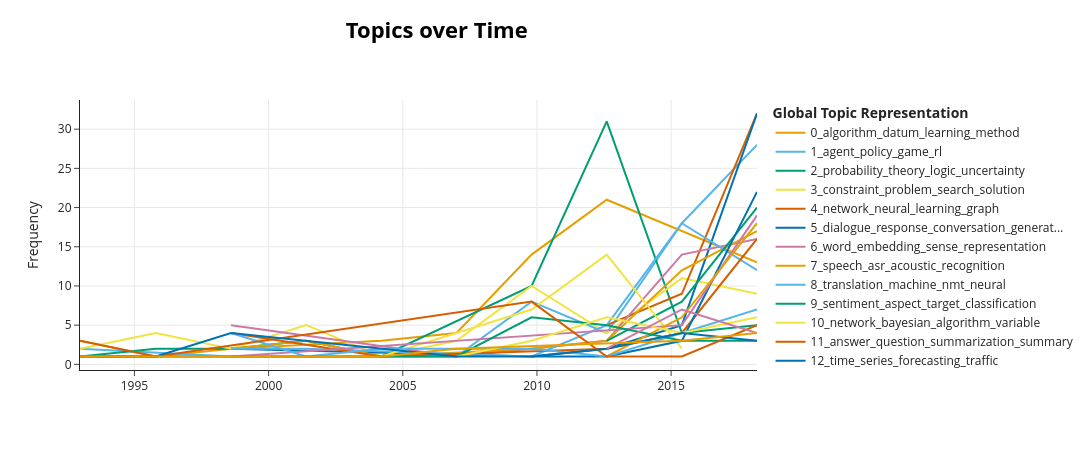

Notebook code for this chart:
### Markdown cell above
Topics Over Time

### Code cell
topics_over_time = topic_model.topics_over_time(
    docs,
    years,
    topics,
    nr_bins=10
)

topic_model.visualize_topics_over_time(topics_over_time)

### Figure 1 — Plotly figure (JSON) as saved in the notebook; plotly's stock layout.template omitted (floating-point values rounded to 4 significant figures)
{"data": [{"hoverinfo": "text", "hovertext": ["<b>Topic 0</b><br>Words: icet, tree, algorithm, multiclass, decision", "<b>Topic 0</b><br>Words: locally, statistically, mixture, gaussian, regression", "<b>Topic 0</b><br>Words: classifier, hybrid, comparison, robust, roc", "<b>Topic 0</b><br>Words: bag, condition, object, consider, detailed", "<b>Topic 0</b><br>Words: matrix, projection, datum, anomaly, distance", "<b>Topic 0</b><br>Words: algorithm, problem, metric, learning, learn", "<b>Topic 0</b><br>Words: method, datum, learning, metric, class", "<b>Topic 0</b><br>Words: datum, algorithm, learning, fairness, problem", "<b>Topic 0</b><br>Words: classification, algorithm, datum, classifier, cluster"], "marker": {"color": "#E69F00"}, "mode": "lines", "name": "0_algorithm_datum_learning_method", "type": "scatter", "x": [1993.0, 1996.0, 1999.0, 2004.0, 2007.0, 2010.0, 2013.0, 2015.0, 2018.0], "y": [3, 1, 2, 3, 4, 14, 21, 17, 13]}, {"hoverinfo": "text", "hovertext": ["<b>Topic 1</b><br>Words: load, game, othello, logistic, agent", "<b>Topic 1</b><br>Words: karttunen, finite, prince, syllabification, smolensky", "<b>Topic 1</b><br>Words: prl, macro, plannable, rl, action", "<b>Topic 1</b><br>Words: td, gradient, ilstd, function, descent", "<b>Topic 1</b><br>Words: game, strategy, mathematical, rain, kallah", "<b>Topic 1</b><br>Words: policy, value, control, function, game", "<b>Topic 1</b><br>Words: game, starting, player, position, policy", "<b>Topic 1</b><br>Words: agent, game, policy, rl, exploration", "<b>Topic 1</b><br>Words: agent, policy, game, rl, reinforcement"], "marker": {"color": "#56B4E9"}, "mode": "lines", "name": "1_agent_policy_game_rl", "type": "scatter", "x": [1993.0, 1999.0, 2001.0, 2004.0, 2007.0, 2010.0, 2013.0, 2015.0, 2018.0], "y": [2, 1, 1, 1, 1, 8, 4, 18, 28]}, {"hoverinfo": "text", "hovertext": ["<b>Topic 2</b><br>Words: entropy, kb, world, unary, phi", "<b>Topic 2</b><br>Words: order, likelihood, world, relative, decomposable", "<b>Topic 2</b><br>Words: logic, computer, kolmogorov, complexity, entailment", "<b>Topic 2</b><br>Words: operation, revision, postulate, gpt, theory", "<b>Topic 2</b><br>Words: belief, conditioning, revision, bcrs, rule", "<b>Topic 2</b><br>Words: logic, probabilistic, inference, order, probability", "<b>Topic 2</b><br>Words: probability, theory, uncertainty, probabilistic, logic", "<b>Topic 2</b><br>Words: max, judgment, agenda, inference, privacy", "<b>Topic 2</b><br>Words: uncertainty, integration, mi, wmi, inference"], "marker": {"color": "#009E73"}, "mode": "lines", "name": "2_probability_theory_logic_uncertainty", "type": "scatter", "x": [1993.0, 1996.0, 1999.0, 2001.0, 2004.0, 2010.0, 2013.0, 2015.0, 2018.0], "y": [1, 2, 2, 3, 1, 10, 31, 4, 5]}, {"hoverinfo": "text", "hovertext": ["<b>Topic 3</b><br>Words: constraint, property, search, gsat, hill", "<b>Topic 3</b><br>Words: search, local, minima, constraint, problem", "<b>Topic 3</b><br>Words: aclp, constraint, abductive, clp, formulation", "<b>Topic 3</b><br>Words: fis, constraint, fuzzy, export, subproblem", "<b>Topic 3</b><br>Words: qsr, constraint, approach, variable, relation", "<b>Topic 3</b><br>Words: symmetry, constraint, break, search, automata", "<b>Topic 3</b><br>Words: constraint, problem, soft, asp, partition", "<b>Topic 3</b><br>Words: wasp, asp, limid, evaluation, competition", "<b>Topic 3</b><br>Words: problem, constraint, cbs, solution, search", "<b>Topic 3</b><br>Words: constraint, problem, encoding, normalization, algorithm"], "marker": {"color": "#F0E442"}, "mode": "lines", "name": "3_constraint_problem_search_solution", "type": "scatter", "x": [1993.0, 1996.0, 1999.0, 2001.0, 2004.0, 2007.0, 2010.0, 2013.0, 2015.0, 2018.0], "y": [2, 4, 2, 5, 1, 3, 10, 4, 11, 9]}, {"hoverinfo": "text", "hovertext": ["<b>Topic 4</b><br>Words: network, asgd, neural, gate, image", "<b>Topic 4</b><br>Words: network, neural, deep, cnn, sgd", "<b>Topic 4</b><br>Words: network, graph, learning, gradient, deep"], "marker": {"color": "#D55E00"}, "mode": "lines", "name": "4_network_neural_learning_graph", "type": "scatter", "x": [2013.0, 2015.0, 2018.0], "y": [5, 9, 32]}, {"hoverinfo": "text", "hovertext": ["<b>Topic 5</b><br>Words: output, dialogue, meta, describe, transform", "<b>Topic 5</b><br>Words: multimodal, reference, user, conversational, cognitive", "<b>Topic 5</b><br>Words: lvms, regularizer, diversity, nn, angular", "<b>Topic 5</b><br>Words: response, dialogue, topic, memory, generation", "<b>Topic 5</b><br>Words: dialogue, response, conversation, generation, human"], "marker": {"color": "#0072B2"}, "mode": "lines", "name": "5_dialogue_response_conversation_generat...", "type": "scatter", "x": [1999.0, 2010.0, 2013.0, 2015.0, 2018.0], "y": [2, 1, 2, 5, 32]}, {"hoverinfo": "text", "hovertext": ["<b>Topic 6</b><br>Words: sense, word, disambiguation, verb, topic", "<b>Topic 6</b><br>Words: synonym, dictionary, word, synonyms, sens", "<b>Topic 6</b><br>Words: lda, bp, topic, measure, word", "<b>Topic 6</b><br>Words: word, concept, msa, representation, semantic", "<b>Topic 6</b><br>Words: word, embedding, vector, semantic, sense", "<b>Topic 6</b><br>Words: word, embedding, representation, sense, semantic"], "marker": {"color": "#CC79A7"}, "mode": "lines", "name": "6_word_embedding_sense_representation", "type": "scatter", "x": [1999.0, 2007.0, 2010.0, 2013.0, 2015.0, 2018.0], "y": [5, 1, 2, 3, 14, 16]}, {"hoverinfo": "text", "hovertext": ["<b>Topic 7</b><br>Words: phonotactic, intarc, phonological, syllable, speech", "<b>Topic 7</b><br>Words: phonology, computational, transcription, phonological, speak", "<b>Topic 7</b><br>Words: native, error, asr, pronounciation, phoneme", "<b>Topic 7</b><br>Words: ofdm, beamformer, tongue, speech, space", "<b>Topic 7</b><br>Words: coefficient, pattern, acoustic, mfcc, hmm", "<b>Topic 7</b><br>Words: speech, acoustic, asr, sequence, decoder", "<b>Topic 7</b><br>Words: speech, asr, recognition, acoustic, task"], "marker": {"color": "#E69F00"}, "mode": "lines", "name": "7_speech_asr_acoustic_recognition", "type": "scatter", "x": [1999.0, 2001.0, 2004.0, 2010.0, 2013.0, 2015.0, 2018.0], "y": [2, 3, 1, 2, 3, 12, 17]}, {"hoverinfo": "text", "hovertext": ["<b>Topic 8</b><br>Words: translation, ebl, machine, coverage, efficiency", "<b>Topic 8</b><br>Words: translation, algorithm, article, tree, sentence", "<b>Topic 8</b><br>Words: asl, translation, sign, statistical, english", "<b>Topic 8</b><br>Words: translation, monolingual, text, alignment, nmt", "<b>Topic 8</b><br>Words: translation, nmt, machine, neural, english", "<b>Topic 8</b><br>Words: translation, machine, neural, model, nmt"], "marker": {"color": "#56B4E9"}, "mode": "lines", "name": "8_translation_machine_nmt_neural", "type": "scatter", "x": [1999.0, 2001.0, 2010.0, 2013.0, 2015.0, 2018.0], "y": [2, 2, 1, 5, 18, 12]}, {"hoverinfo": "text", "hovertext": ["<b>Topic 9</b><br>Words: twitter, social, medium, sentiment, bot", "<b>Topic 9</b><br>Words: sentiment, stance, target, aspect, left", "<b>Topic 9</b><br>Words: sentiment, aspect, classification, analysis, dataset"], "marker": {"color": "#009E73"}, "mode": "lines", "name": "9_sentiment_aspect_target_classification", "type": "scatter", "x": [2013.0, 2015.0, 2018.0], "y": [3, 8, 20]}, {"hoverinfo": "text", "hovertext": ["<b>Topic 10</b><br>Words: graphical, network, algorithm, bayesian, schemas", "<b>Topic 10</b><br>Words: probability, network, causal, bayesian, factorization", "<b>Topic 10</b><br>Words: tsallis, distribution, boltzmann, gibbs, evolutionary", "<b>Topic 10</b><br>Words: spot, social, homogeneous, interaction, network", "<b>Topic 10</b><br>Words: network, bayesian, variable, graphical, cfgs", "<b>Topic 10</b><br>Words: network, bayesian, belief, algorithm, inference", "<b>Topic 10</b><br>Words: bayesian, bnsl, network, polytope, ip"], "marker": {"color": "#F0E442"}, "mode": "lines", "name": "10_network_bayesian_algorithm_variable", "type": "scatter", "x": [1993.0, 1996.0, 2001.0, 2004.0, 2010.0, 2013.0, 2015.0], "y": [1, 1, 1, 1, 7, 14, 2]}, {"hoverinfo": "text", "hovertext": ["<b>Topic 11</b><br>Words: answer, question, extraction, document, manpage", "<b>Topic 11</b><br>Words: biography, performer, assemble, person, summarization", "<b>Topic 11</b><br>Words: answer, question, task, sentence, difficulty", "<b>Topic 11</b><br>Words: answer, question, watson, dataset, pair", "<b>Topic 11</b><br>Words: answer, question, summarization, summary, document"], "marker": {"color": "#D55E00"}, "mode": "lines", "name": "11_answer_question_summarization_summary", "type": "scatter", "x": [1999.0, 2004.0, 2013.0, 2015.0, 2018.0], "y": [4, 1, 2, 4, 16]}, {"hoverinfo": "text", "hovertext": ["<b>Topic 12</b><br>Words: trajectory, field, vector, cluster, pattern", "<b>Topic 12</b><br>Words: home, energy, load, disaggregate, disaggregation", "<b>Topic 12</b><br>Words: location, trajectory, bike, gps, gois", "<b>Topic 12</b><br>Words: time, series, forecasting, traffic, model"], "marker": {"color": "#0072B2"}, "mode": "lines", "name": "12_time_series_forecasting_traffic", "type": "scatter", "x": [2010.0, 2013.0, 2015.0, 2018.0], "y": [1, 1, 3, 22]}, {"hoverinfo": "text", "hovertext": ["<b>Topic 13</b><br>Words: speedup, entropy, maximum, model, technique", "<b>Topic 13</b><br>Words: model, attention, bert, rnn, vae", "<b>Topic 13</b><br>Words: bert, model, language, pre, train"], "marker": {"color": "#CC79A7"}, "mode": "lines", "name": "13_bert_model_language_train", "type": "scatter", "x": [1999.0, 2015.0, 2018.0], "y": [1, 5, 19]}, {"hoverinfo": "text", "hovertext": ["<b>Topic 14</b><br>Words: ner, entity, name, language, ne", "<b>Topic 14</b><br>Words: entity, relation, link, relational, extraction", "<b>Topic 14</b><br>Words: entity, relation, ner, extraction, task"], "marker": {"color": "#E69F00"}, "mode": "lines", "name": "14_entity_relation_ner_extraction", "type": "scatter", "x": [2013.0, 2015.0, 2018.0], "y": [1, 6, 18]}, {"hoverinfo": "text", "hovertext": ["<b>Topic 15</b><br>Words: parse, grammar, dop, lfg, slm", "<b>Topic 15</b><br>Words: parse, result, strategy, generalize, prefix", "<b>Topic 15</b><br>Words: grammar, treebank, parser, parse, tool", "<b>Topic 15</b><br>Words: confidence, parser, parsing, parse, probabilistic", "<b>Topic 15</b><br>Words: collapse, mwe, parse, ccg, parsing", "<b>Topic 15</b><br>Words: parser, parse, treebank, parsing, dependency", "<b>Topic 15</b><br>Words: treebank, parse, dependency, parser, parsing"], "marker": {"color": "#56B4E9"}, "mode": "lines", "name": "15_parse_treebank_parser_dependency", "type": "scatter", "x": [1999.0, 2001.0, 2004.0, 2010.0, 2013.0, 2015.0, 2018.0], "y": [4, 1, 2, 2, 1, 4, 7]}, {"hoverinfo": "text", "hovertext": ["<b>Topic 16</b><br>Words: terminological, alcnr, tkr, tkrss, inclusion", "<b>Topic 16</b><br>Words: ontology, domain, main, representation, complex", "<b>Topic 16</b><br>Words: query, source, information, elp, selection", "<b>Topic 16</b><br>Words: ultrametric, euclidean, flow, space, information", "<b>Topic 16</b><br>Words: ontology, transport, semantic, workflow, web", "<b>Topic 16</b><br>Words: ontology, dl, obda, ifc, owl", "<b>Topic 16</b><br>Words: ontology, repository, ontohub, voxml, semantic", "<b>Topic 16</b><br>Words: ontology, explanation, big, semantic, reex"], "marker": {"color": "#009E73"}, "mode": "lines", "name": "16_ontology_semantic_information_datum", "type": "scatter", "x": [1993.0, 2001.0, 2004.0, 2007.0, 2010.0, 2013.0, 2015.0, 2018.0], "y": [1, 1, 1, 1, 6, 5, 3, 3]}, {"hoverinfo": "text", "hovertext": ["<b>Topic 17</b><br>Words: gp, regret, bound, ucb, optimization", "<b>Topic 17</b><br>Words: bind, regret, bandit, confidence, bayesian", "<b>Topic 17</b><br>Words: regret, algorithm, ucb, arm, sampling", "<b>Topic 17</b><br>Words: regret, reward, bandit, augucb, algorithm", "<b>Topic 17</b><br>Words: arm, algorithm, regret, bandit, adaptive"], "marker": {"color": "#F0E442"}, "mode": "lines", "name": "17_regret_arm_algorithm_bandit", "type": "scatter", "x": [2007.0, 2010.0, 2013.0, 2015.0, 2018.0], "y": [1, 3, 6, 4, 6]}, {"hoverinfo": "text", "hovertext": ["<b>Topic 18</b><br>Words: planning, plan, planner, abstraction, adaptation", "<b>Topic 18</b><br>Words: strategy, zlifo, planning, flaw, pocl", "<b>Topic 18</b><br>Words: planning, plan, planner, domain, ff", "<b>Topic 18</b><br>Words: abstraction, action, planner, intra, inter", "<b>Topic 18</b><br>Words: planning, planner, preference, plan, human", "<b>Topic 18</b><br>Words: planning, plan, action, planner, goal"], "marker": {"color": "#D55E00"}, "mode": "lines", "name": "18_planning_plan_planner_search", "type": "scatter", "x": [1993.0, 1996.0, 2010.0, 2013.0, 2015.0, 2018.0], "y": [3, 1, 8, 1, 1, 5]}, {"hoverinfo": "text", "hovertext": ["<b>Topic 19</b><br>Words: ie, trainable, wrap, text, discourse", "<b>Topic 19</b><br>Words: tagger, agree, corpus, bootstrapping, specially", "<b>Topic 19</b><br>Words: template, ltrs, lexical, communicative, microplanne", "<b>Topic 19</b><br>Words: iso, committee, sc, rdf, motive", "<b>Topic 19</b><br>Words: nlg, ka, system, technique, acquire", "<b>Topic 19</b><br>Words: lexical, type, denotation, lambda, linguist", "<b>Topic 19</b><br>Words: text, resource, mwe, linguistic, sentence", "<b>Topic 19</b><br>Words: amr, metaphor, text, generate, nlp"], "marker": {"color": "#0072B2"}, "mode": "lines", "name": "19_template_lexical_text_nlg", "type": "scatter", "x": [1993.0, 1996.0, 1999.0, 2007.0, 2010.0, 2013.0, 2015.0, 2018.0], "y": [1, 1, 4, 1, 1, 2, 4, 3]}, {"hoverinfo": "text", "hovertext": ["<b>Topic 20</b><br>Words: cancer, doctor, diagnose, breast, medication", "<b>Topic 20</b><br>Words: patient, ssi, event, rule, datum", "<b>Topic 20</b><br>Words: disease, patient, myocardial, infarction, reinforcement"], "marker": {"color": "#CC79A7"}, "mode": "lines", "name": "20_patient_cancer_disease_doctor", "type": "scatter", "x": [2013.0, 2015.0, 2018.0], "y": [2, 7, 4]}, {"hoverinfo": "text", "hovertext": ["<b>Topic 21</b><br>Words: reasoning, learning, ai, classical, interdependent", "<b>Topic 21</b><br>Words: sp, computer, reasoning, kind, usefully", "<b>Topic 21</b><br>Words: ai, human, event, millennium, reasoning", "<b>Topic 21</b><br>Words: mental, reasoning, logic, knowledge, reason", "<b>Topic 21</b><br>Words: reasoning, logical, symbolic, logic, human", "<b>Topic 21</b><br>Words: reasoning, kg, path, derivation, sparse"], "marker": {"color": "#E69F00"}, "mode": "lines", "name": "21_reasoning_symbolic_human_path", "type": "scatter", "x": [1993.0, 2001.0, 2004.0, 2007.0, 2015.0, 2018.0], "y": [1, 1, 1, 2, 3, 4]}], "layout": {"height": 450, "hoverlabel": {"bgcolor": "white", "font": {"family": "Rockwell", "size": 16}}, "legend": {"title": {"text": "<b>Global Topic Representation"}}, "title": {"font": {"color": "Black", "size": 22}, "text": "<b>Topics over Time</b>", "x": 0.4, "xanchor": "center", "y": 0.95, "yanchor": "top"}, "width": 1250, "xaxis": {"showgrid": true}, "yaxis": {"showgrid": true, "title": {"text": "Frequency"}}}}
